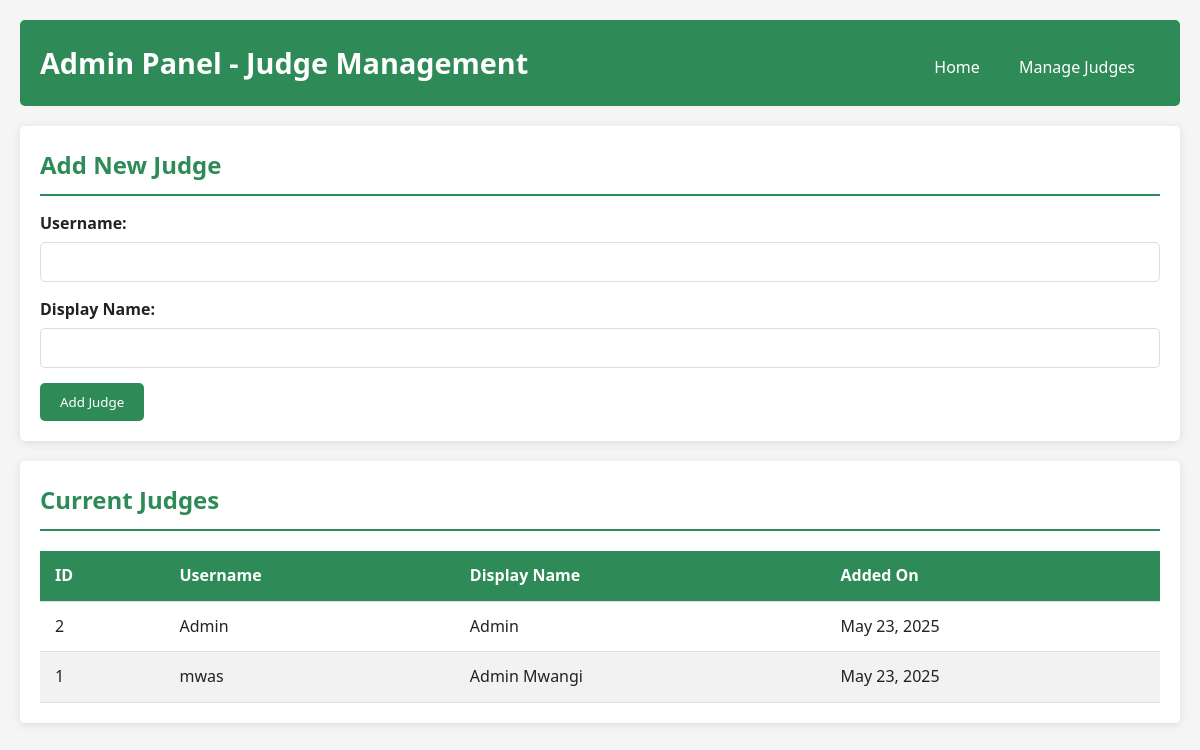
The app's page /admin/index.php with its own data.
### tables this page shows
CREATE TABLE IF NOT EXISTS `judges` (
  `id` int NOT NULL AUTO_INCREMENT,
  `username` varchar(50) NOT NULL,
  `display_name` varchar(100) NOT NULL,
  `password_hash` varchar(255) NOT NULL,
  `is_admin` tinyint(1) DEFAULT '0',
  `created_at` timestamp NULL DEFAULT CURRENT_TIMESTAMP,
  `last_login` timestamp NULL DEFAULT NULL,
  PRIMARY KEY (`id`),
  UNIQUE KEY `username` (`username`)
);

### includes/functions.php (called while the page is built, shortened)
<?php
require_once 'db.php';
function getAllJudges() {
    global $pdo;
    $stmt = $pdo->query("SELECT * FROM judges ORDER BY display_name");
    return $stmt->fetchAll(PDO::FETCH_ASSOC);
}
?>

### admin/index.php (the view, shortened to what this page needs)
<?php
require_once '../includes/functions.php';
$judges = getAllJudges();
?>
<!DOCTYPE html>
<html lang="en">
<head>
    <link rel="stylesheet" href="../assets/css/style.css">
</head>
<body>
    <div class="container">
        <header>
            <h1>Admin Panel - Judge Management</h1>
            <nav>
                <a href="../">Home</a>
                <a href="../judges">Manage Judges</a>
            </nav>
        </header>
        <main>
            <div class="card">
                <h2>Add New Judge</h2>
                <form method="POST">
                    <div class="form-group">
                        <label for="username">Username:</label>
                        <input type="text" id="username" name="username" required>
                    </div>
                    <div class="form-group">
                        <label for="display_name">Display Name:</label>
                        <input type="text" id="display_name" name="display_name" required>
                    </div>
                    <button type="submit" name="add_judge" class="btn">Add Judge</button>
                </form>
            </div>
            <div class="card">
                <h2>Current Judges</h2>
                <table>
                    <thead>
                        <tr>
                            <th>ID</th>
                            <th>Username</th>
                            <th>Display Name</th>
                            <th>Added On</th>
                        </tr>
                    </thead>
                    <tbody>
                        <?php foreach ($judges as $judge): ?>
                        <tr>
                            <td><?= $judge['id'] ?></td>
                            <td><?= htmlspecialchars($judge['username']) ?></td>
                            <td><?= htmlspecialchars($judge['display_name']) ?></td>
                            <td><?= date('M j, Y', strtotime($judge['created_at'])) ?></td>
                        </tr>
                        <?php endforeach; ?>
                    </tbody>
                </table>
            </div>
        </main>
    </div>
</body>
</html>

### assets/css/style.css (style rules this page uses)
:root { --primary-color: #2e8b57; --secondary-color: #d10000; --dark-color: #222; --light-color: #f8f9fa; --highlight-color: #ffd700; }
* { margin: 0; padding: 0; box-sizing: border-box; font-family: 'Segoe UI', Tahoma, Geneva, Verdana, sans-serif; }
body { background-color: #f5f5f5; color: var(--dark-color); line-height: 1.6; }
.container { max-width: 1200px; margin: 0 auto; padding: 20px; }
header { background-color: var(--primary-color); color: white; padding: 20px; border-radius: 5px; margin-bottom: 20px; display: flex; justify-content: space-between; align-items: center; }
header h1 { font-size: 1.8rem; }
nav { margin-top: 10px; }
nav a { color: white; text-decoration: none; margin-right: 15px; padding: 5px 10px; border-radius: 3px; transition: background-color 0.3s; }
.card { background-color: white; border-radius: 5px; box-shadow: 0 2px 10px rgba(0, 0, 0, 0.1); padding: 20px; margin-bottom: 20px; }
.card h2 { color: var(--primary-color); margin-bottom: 15px; border-bottom: 2px solid var(--primary-color); padding-bottom: 10px; }
.btn { display: inline-block; background-color: var(--primary-color); color: white; padding: 10px 20px; border: none; border-radius: 5px; text-decoration: none; cursor: pointer; transition: background-color 0.3s; }
.form-group { margin-bottom: 15px; }
.form-group label { display: block; margin-bottom: 5px; font-weight: bold; }
.form-group input, .form-group select, .form-group textarea { width: 100%; padding: 10px; border: 1px solid #ddd; border-radius: 5px; }
table { width: 100%; border-collapse: collapse; margin-top: 20px; }
table th, table td { padding: 12px 15px; text-align: left; border-bottom: 1px solid #ddd; }
table th { background-color: var(--primary-color); color: white; }
table tr:nth-child(even) { background-color: #f2f2f2; }

### records on screen
judges: id "2", username "Admin", display_name "Admin", created_at "May 23, 2025"
judges: id "1", username "mwas", display_name "Admin Mwangi", created_at "May 23, 2025"
